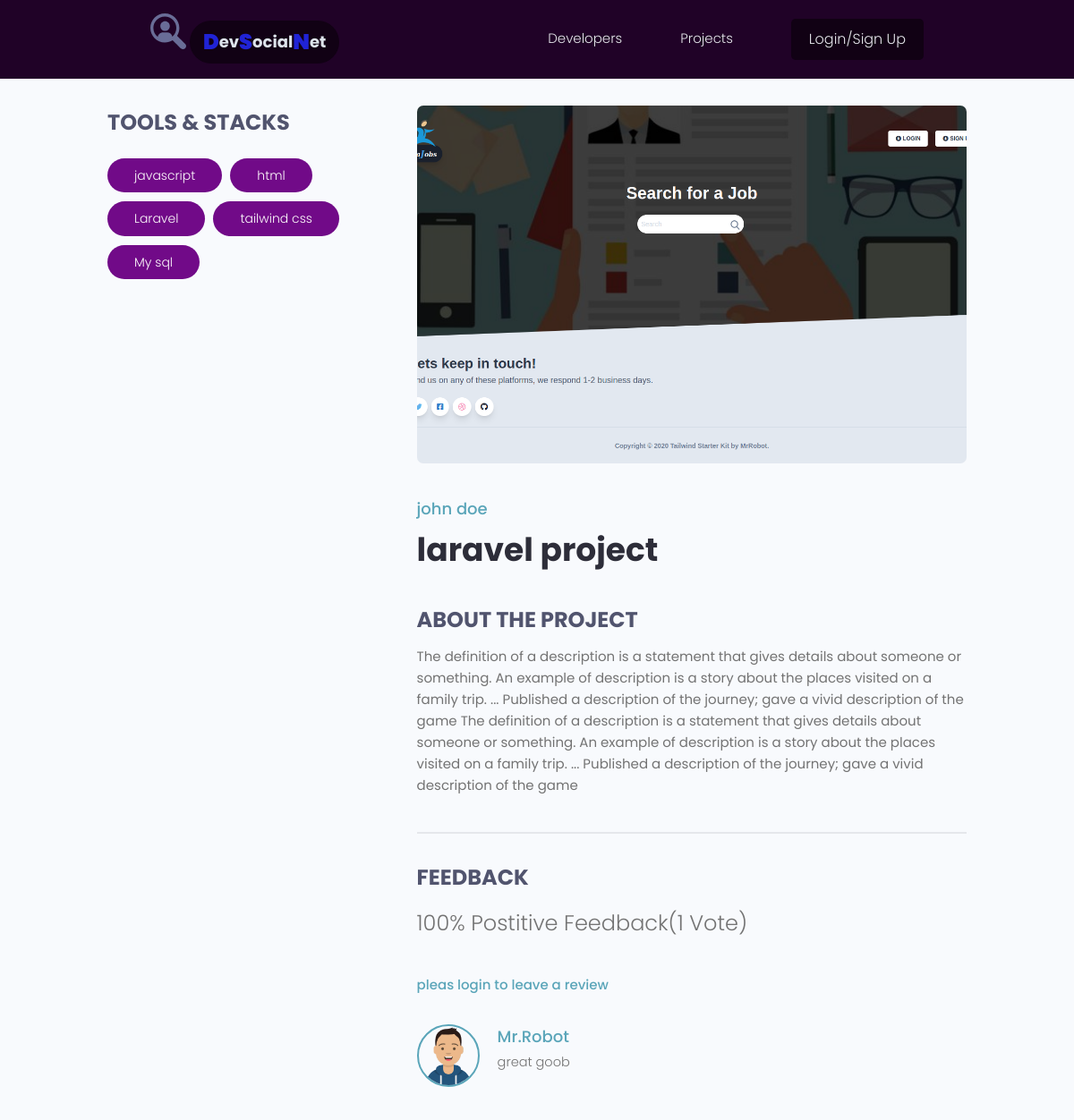
/projects/project/7c375b0a-215d-4e21-90b2-759f8cc7aa1d/, run on the app's committed database.
### projects/models.py (models this page shows, shortened)
class Tag(models.Model):
    name = models.CharField(max_length=200)
    created = models.DateTimeField(auto_now_add=True)
    id = models.UUIDField(default=uuid.uuid4 , unique=True , primary_key=True ,editable=False)
    def __str__(self):
        return self.name

class Project(models.Model):
    owner = models.ForeignKey(Profile, null=True , blank=True, on_delete=models.SET_NULL )
    title = models.CharField(max_length=200)
    description = models.TextField(null=True , blank=True)
    featured_image= models.ImageField(null=True , blank=True , default="default.jpg")
    demo_link = models.CharField(max_length=2000 , null=True , blank=True)
    source_link = models.CharField(max_length=2000 , null=True , blank=True)
    tags = models.ManyToManyField('tag' , blank=True)
    vote_total = models.IntegerField(default=0 , null=True , blank=True)
    vote_ratio = models.IntegerField(default=0 , null=True , blank=True)
    created = models.DateTimeField(auto_now_add=True)
    id = models.UUIDField(default=uuid.uuid4 , unique=True , primary_key=True ,editable=False)
    def __str__(self):
        return self.title
    class Meta:
        ordering =['-vote_ratio', '-vote_total', 'title']
    @property
    def reviewers(self):
        quertset = self.review_set.all().values_list('owner__id',flat=True)
        return quertset

class Review(models.Model):
    VOTE_TYPE=(
        ('up' , 'Up Vote'),
        ('down' , 'Dwon vote')
    )
    owner = models.ForeignKey(Profile, null=True , blank=True , on_delete=models.CASCADE)
    project = models.ForeignKey(Project , on_delete=models.CASCADE)
    body = models.TextField(null=True , blank=True)
    value = models.CharField(max_length=200 , choices=VOTE_TYPE)
    created = models.DateTimeField(auto_now_add=True)
    id = models.UUIDField(default=uuid.uuid4 , unique=True , primary_key=True ,editable=False)
    class Meta:
        unique_together = [["owner","project"]]

### users/models.py (models this page shows)
class Profile(models.Model):
    user = models.OneToOneField(User, on_delete=models.CASCADE, null=True, blank=True)
    name = models.CharField(max_length=200, null=True, blank=True)
    location = models.CharField(max_length=200, null=True, blank=True)
    email = models.EmailField(max_length=500, null=True, blank=True)
    username = models.CharField(max_length=200, null=True, blank=True)
    title = models.CharField(max_length=200, null=True, blank=True)
    bio = models.TextField(null=True , blank=True)
    profile_image = models.ImageField(null=True, blank=True, upload_to='profiles/' , default='profiles/default.png')
    social_github= models.CharField(max_length=200, null=True, blank=True)
    social_linkedin= models.CharField(max_length=200, null=True, blank=True)
    social_twitter = models.CharField(max_length=200, null=True, blank=True)
    social_stackoverflow = models.CharField(max_length=200, null=True, blank=True)
    social_website = models.CharField(max_length=200, null=True, blank=True)
    created = models.DateTimeField(auto_now_add=True)
    id = models.UUIDField(default=uuid.uuid4 , unique=True , primary_key=True ,editable=False)
    def __str__(self):
        return str(self.username)

### projects/views.py (the view, shortened to what this page needs)
# urls.py: path('project/<str:pk>/' , views.project , name="project"),
def project(request, pk):
    projectObj = Project.objects.get(id=pk)
    form = ReviewForm()
    context = {
        "project": projectObj,
        "form":form,
        }
    return render(request, "projects/project.html", context)

### projects/templates/projects/project.html (shortened to what this page needs)
{% extends 'main.html' %}
{% block content %}
<main class="singleProject my-md">
  <div class="container">
    <div class="layout">
      <div class="column column--1of3">
        <h3 class="singleProject__subtitle">Tools & Stacks</h3>
        <div class="singleProject__toolStack">
          {% for tag in project.tags.all %}
          <span class="tag tag--pill tag--lg" style="background-color: rgb(113, 10, 136);">
            <small>{{ tag }}</small>
          </span>
          {% endfor %}
        </div>
      </div>
      <div class="column column--2of3">
        <img class="singleProject__preview" src="{{ project.featured_image.url }}"
          alt="{{ project.title }} thumbnail" />
        <a href="{% url 'user-profile' project.owner.id %}" class="singleProject__developer">{{ project.owner.name}}</a>
        <h2 class="singleProject__title">{{ project.title }}</h2>
        <h3 class="singleProject__subtitle">About the Project</h3>
        <div class="singleProject__info">
          {{ project.description }}
        </div>
        <div class="comments">
          <h3 class="singleProject__subtitle">Feedback</h3>
          <h5 class="project--rating">
            {{ project.vote_ratio }}% Postitive Feedback({{ project.vote_total }} Vote{{ project.vote_total |pluralize:"s" }})
          </h5>
          {% if request.user.profile.id in project.reviewers %}
            <p>you have already submited you review for this project</p>
          {% elif request.user.profile == project.owner %}
            <p>you can't review your own project</p>
          {% else %}
            <a href="{% url 'login' %}?next={{ request.path }}">pleas login to leave a review</a>
          {% endif %}
          <div class="commentList">
            {% for review in project.review_set.all %}
            {% if review.body %}
            <div class="comment">
              <a href="{% url 'user-profile' review.owner.id %}">
                <img class="avatar avatar--md" src="{{ review.owner.profile_image.url }}" alt="user" />
              </a>
              <div class="comment__details">
                <a href="{% url 'user-profile' review.owner.id %}" class="comment__author">{{ review.owner }}</a>
                <p class="comment__info">{{ review.body| linebreaksbr }}</p>
              </div>
            </div>
            {%endif%}
            {%endfor%}
          </div>
        </div>
      </div>
    </div>
  </div>
</main>
{% endblock %}

### static/styles/app.css (style rules this page uses)
:root { --color-sub: #2d2d39; }
img { width: 100%; }
.singleProject .column--1of3 { order: 2; }
@media screen and (min-width: 1081px) { .singleProject .column--1of3 { order: 1; } }
@media screen and (min-width: 1081px) { .singleProject .column--2of3 { order: 2; } }
.singleProject__toolStack { margin-top: 2rem; margin-bottom: 4rem; }
.singleProject__preview { height: 50vh; object-fit: cover; object-position: top center; margin-bottom: 3rem; border-radius: 0.7rem; }
.singleProject__developer { font-size: 1.8rem; font-weight: 500; }
.singleProject__title { font-size: 3.6rem; font-weight: 700; color: var(--color-sub); margin-bottom: 3rem; }
.project--rating { margin-bottom: 1.6em; margin-top: .5em; }
.singleProject__subtitle { text-transform: uppercase; font-size: 2.4rem; font-weight: 700; color: var(--color-sub-light); margin-bottom: 1rem; }
.comments { margin-top: 4rem; padding-top: 3rem; border-top: 2px solid var(--color-light); }
.commentList { margin: 3rem 0; }
.comment { display: flex; gap: 2rem; }
.comment__author { font-size: 1.8rem; }
.comment__info { font-size: 1.45rem; }

### static/uikit/styles/modules/_variables.css (style rules this page uses)
:root { --color-main: #5aa5b9; --color-main-light: #e6faff; --color-sub: #3f4156; --color-sub-light: #51546e; --color-sub-lighter: #ededfd; --color-text: #737373; --color-gray: #8b8b8b; --color-light: #e5e7eb; --color-light-gray: #767676; --color-bg: #f8fafd; --color-white: #fffefd; --color-white-light: #f3f3f3; --color-success: #359e64; --color-success-bg: #def8e8; --color-error: #fc4b0b; --color-error-bg: #fff2ee; --font-base: 'Poppins', arial, helvetica, 'Segoe UI', roboto, ubuntu, sans-serif; --font-monospace: 'Fira Code', 'Courier New', courier, monospace; --font-regular: 300; --font-medium: 500; --font-bold: 700; --generic-shadow: 1px 1px 5px #00000010; --generic-transition: all 0.3s ease-in-out; }

### static/uikit/styles/modules/_base.css (style rules this page uses)
* { margin: 0; padding: 0; box-sizing: border-box; text-rendering: optimizeLegibility; color: inherit; font-size: inherit; }
html { font-size: 50%; }
@media only screen and (min-width: 480px) { html { font-size: 56.25%; } }
@media only screen and (min-width: 1200px) { html { font-size: 62.5%; } }
body { line-height: 1.6; font-weight: 400; font-size: 1.5rem; color: var(--color-text); background-color: var(--color-bg); min-height: 100vh; }

### static/uikit/styles/modules/_typography.css (style rules this page uses)
* { font-family: var(--font-base); }
h2 { font-size: 3.6rem; font-weight: var(--font-bold); }
h3 { font-size: 3.2rem; font-weight: var(--font-medium); }
h5 { font-size: 2.4rem; font-weight: var(--font-medium); }
h5, h6 { font-weight: var(--font-regular); }
p, span, strong { font-size: 1.6rem; color: var(--color-text); font-weight: var(--font-regular); }
a { padding-bottom: 2px; text-decoration: none; display: inline-block; color: var(--color-main); font-weight: var(--font-medium); }

### static/uikit/styles/modules/_utilities.css (style rules this page uses)
.container { width: 92%; max-width: 165rem; margin: 0 auto; box-sizing: border-box; }
@media screen and (min-width: 1000px) { .container { width: 90%; } }
@media screen and (min-width: 1200px) { .container { width: 80%; } }
.my-md { margin: 3rem auto; }

### static/uikit/styles/modules/_avatar.css (style rules this page uses)
.avatar { border-radius: 50%; border: 2px solid var(--color-main); object-fit: cover; }
.avatar--md { height: 7rem; width: 7rem; }

### static/uikit/styles/modules/_tag.css (style rules this page uses)
.tag { display: inline-flex; align-items: center; background-color: var(--color-sub); height: -webkit-fit-content; height: -moz-fit-content; height: fit-content; width: -webkit-fit-content; width: -moz-fit-content; width: fit-content; border-radius: 0.5rem; padding: 0.5rem 1.5rem; font-size: 1.2rem; cursor: pointer; }
.tag:not(:last-child) { margin-right: 0.25rem; margin-bottom: 0.75rem; }
.tag > small { color: var(--color-white); }
.tag--pill { border-radius: 5rem; }
.tag--lg { padding: 0.8rem 3rem; font-size: 1.4rem; }
.tag--lg:not(:last-child) { margin-right: 0.5rem; margin-bottom: 1rem; }

### static/uikit/styles/modules/_layout.css (style rules this page uses)
.layout { display: flex; flex-flow: row wrap; justify-content: space-between; }
.layout > .column { margin-bottom: 3rem; }
.layout > .column.column--1of3 { flex-basis: 30%; }
.layout > .column.column--2of3 { flex-basis: 64%; }

### data on the page
Tag: name "javascript"
Tag: name "html"
Tag: name "Laravel"
Tag: name "tailwind css"
Tag: name "My sql"
Project: featured_image (picture), owner.name "john doe", title "laravel project", description "The definition of a description is a statement that gives details about someone or something. An example of description is a story about the places visited on a family trip. ... Published a description of the journey; gave a vivid description of the game The definition of a description is a statement that gives details about someone or something. An example of description is a story about the places visited on a family trip. ... Published a description of the journey; gave a vivid description of the game", vote_ratio "100", vote_total "1"
Review: owner.profile_image (picture), owner "Mr.Robot", body "great goob"
